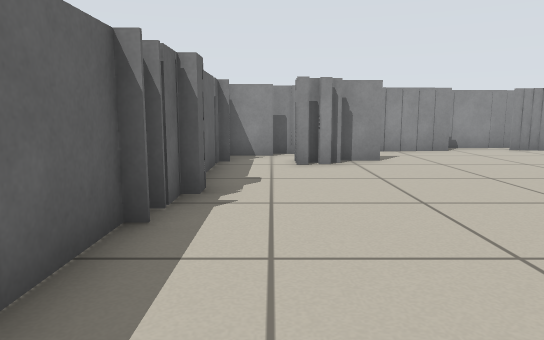
[1] (above)

15 first-person views from a walk through a robot-simulator world made for Stage. The camera is 0.57 m above the floor, tilts 8° down and sees 70° across. Floor lines are 1 m apart. The floor is counted in squares, 0.5 m on a side. Each view is taken from the middle of a square. On the plan, view 1 faces up. The plan holds only what a view shows up to about 14 squares ahead; the rest is blank. The place goes on beyond the plan. Robots are left out.

[2]
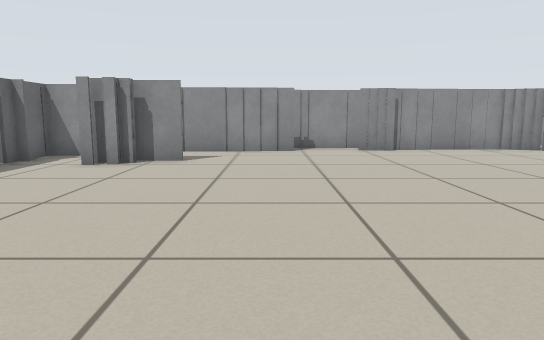

[3]
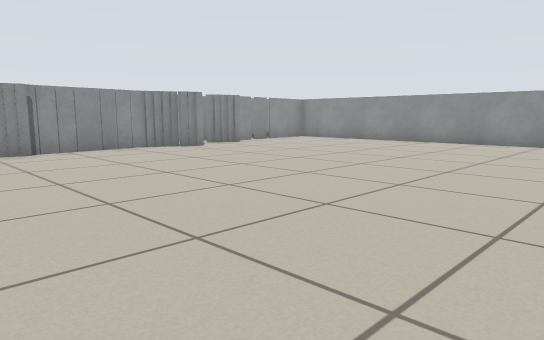

[4]
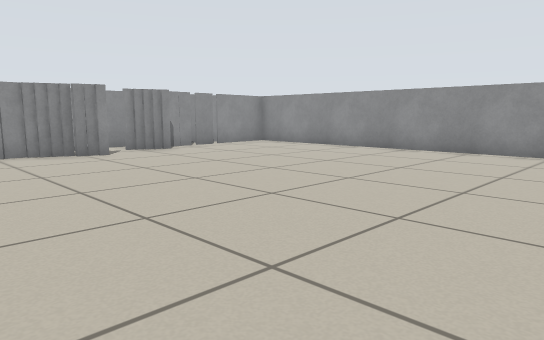

[5]
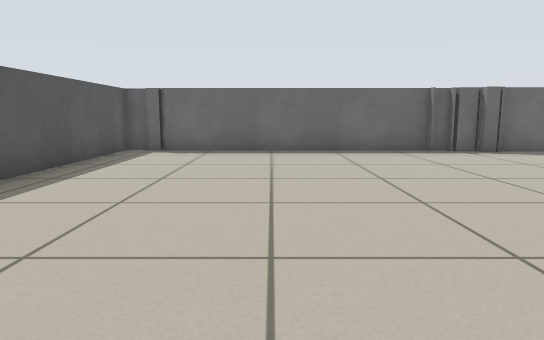

[6]
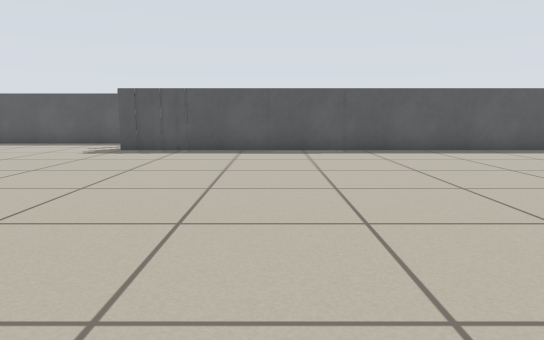

[7]
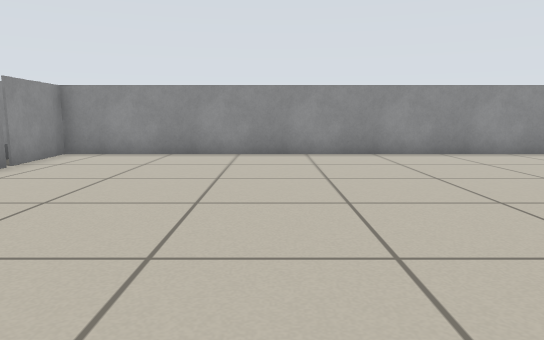

[8]
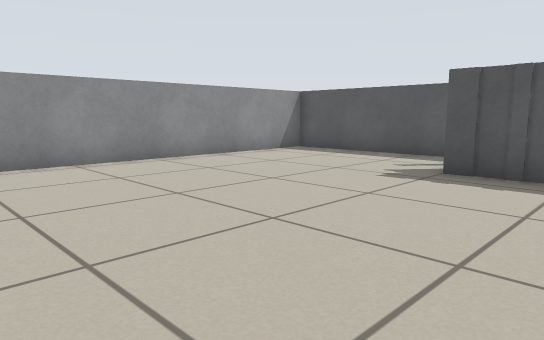

[9]
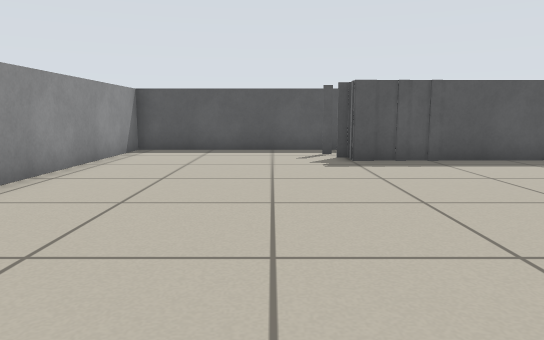

[10]
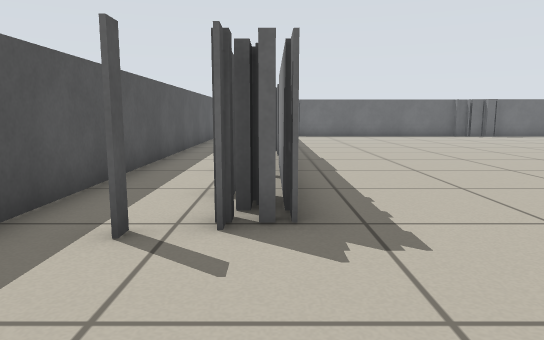

[11]
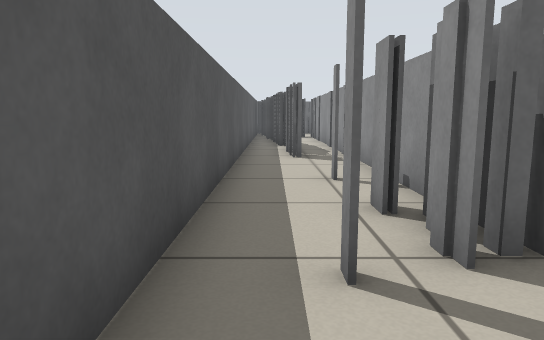

[12]
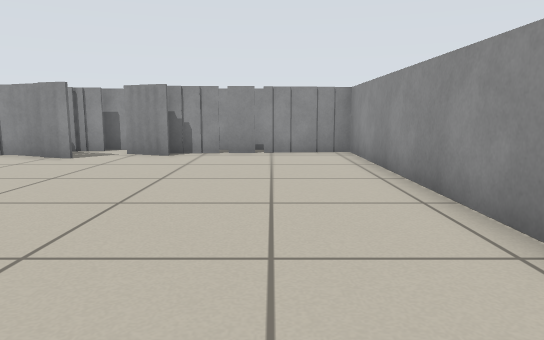

[13]
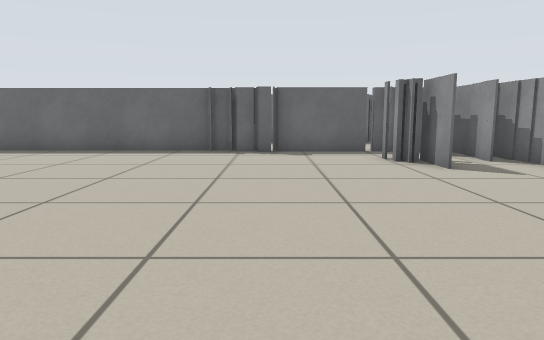

[14]
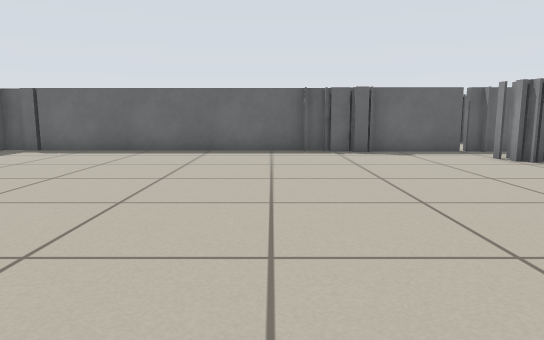

[15]
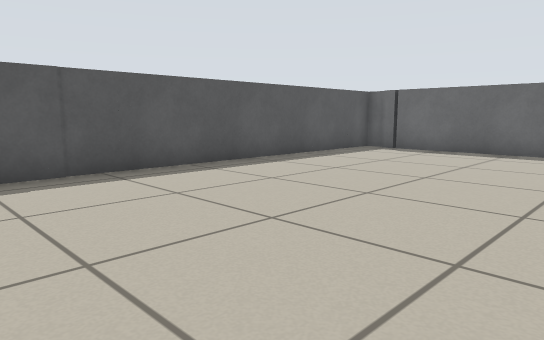

### Floor plan
Points are (right, up) in squares from view 1. A wall is a line through its corners. A room is listed if a view was taken in it or the views show most of it. See-through windows are left out.
Room 1 (views 1, 2, 3, 4, 5, 6, 7, 8, 9, 10, 11, 12, 13, 14, 15)
walls: (9, 12.6) (8.4, 12.6); (14.6, 12.3) (13.8, 12.3); (14.1, -6.5) (14.6, -6.5); (12.2, 13) (9.1, 13); (14.9, -6.3) (15.5, -6.3); (8.5, 12.8) (7.9, 12.8); (13.9, 12.8) (13.2, 12.8); (13.4, 13) (12.6, 13); (12.8, 13.2) (12.1, 13.2); (15.6, -6.5) (16.2, -6.5); (2.8, 9.8) (1, 9.8); (8.5, 13.6) (5.8, 13.6); (5.8, 12.6) (5.1, 12.6); (16.2, -6.6) (15.6, -6.6); (5.2, 12.3) (0.2, 12.3); (1.8, 9.3) (0.5, 9.3); (1.5, 9.1) (1, 9.1); (16.6, 13.2) (16.1, 13.2); (17.1, 13) (16.5, 13); (16.6, -7.5) (16.1, -7.5); (-1, 6.1) (-1, 5.6); (-1.3, 5.6) (-1.3, 4.6); (17.9, 13.6) (16.9, 13.6); (15.5, -8.9) (22.4, -8.9) (22.4, 14.1) (19.8, 14.1); (-1.6, 4.9) (-1.6, -5.1); (1.5, 11.5) (-1.1, 11.5); (18.5, 13.9) (17.8, 13.9); (0.1, 11) (-1.3, 11) (-1.3, 9.8); (-1.3, 9) (-1.3, 6.1); (19.5, 13.9) (18.6, 13.9); (-1.3, 9.6) (-1.3, 9.1); (20.1, 13.9) (19.6, 13.9); (-1.9, -5) (-1.9, -5.8) (16, -5.8) (16, -6.2)
ways out: opening at (15, -8) to room 2
Room 2 (no view inside)
walls: (14.6, -6.6) (14, -6.6); (8.5, -7.3) (7.9, -7.3); (16, -5.8) (4.9, -5.8); (6.1, -8.9) (15.5, -8.9)
ways out: opening at (15, -8) to room 1

Positions as (right, up) in squares from view 1, and headings:
1: (0, 0), facing up
2: (5, 0), facing up
3: (6, 0), facing up-right
4: (10, 1), facing up-right
5: (11, -1), facing left
6: (11, 7), facing down
7: (11, 8), facing right
8: (13, 2), facing down-right
9: (18, 4), facing down
10: (20, -6), facing left
11: (19, -8), facing left
12: (20, 2), facing up
13: (11, 6), facing left
14: (11, 3), facing left
15: (11, 2), facing down-left
